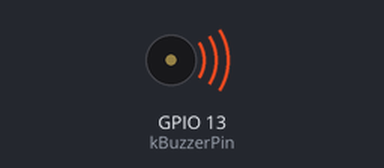
Bench run of a sketch on a simulated ESP32. On the bench: buzzer (waves = sounding).

Above: at 0.2 s.
At 4.7 s:
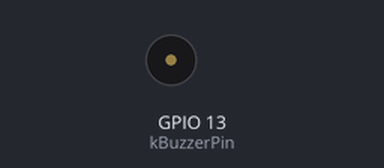
Timing chart, 0 to 6.9 s (numbered marks = the images above):
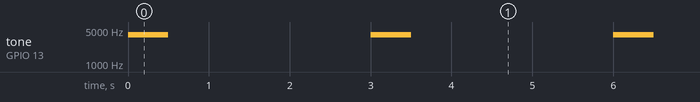

The sketch:

piezo_d13_test.ino
```cpp
#include <Arduino.h>

constexpr uint8_t kBuzzerPin = 13;
constexpr uint32_t kToneHz = 4000;
constexpr uint32_t kOnMs = 500;
constexpr uint32_t kOffMs = 2500;
constexpr uint8_t kResolutionBits = 8;

void setup() {
  pinMode(kBuzzerPin, OUTPUT);
  digitalWrite(kBuzzerPin, LOW);
  ledcAttach(kBuzzerPin, kToneHz, kResolutionBits);
}

void loop() {
  ledcWriteTone(kBuzzerPin, kToneHz);
  delay(kOnMs);
  ledcWriteTone(kBuzzerPin, 0);
  digitalWrite(kBuzzerPin, LOW);
  delay(kOffMs);
}
```

Measured:
- by itself, tone on GPIO 13 (kBuzzerPin): alternates 4000 Hz for 0.50 s and silent for 2.5 s
